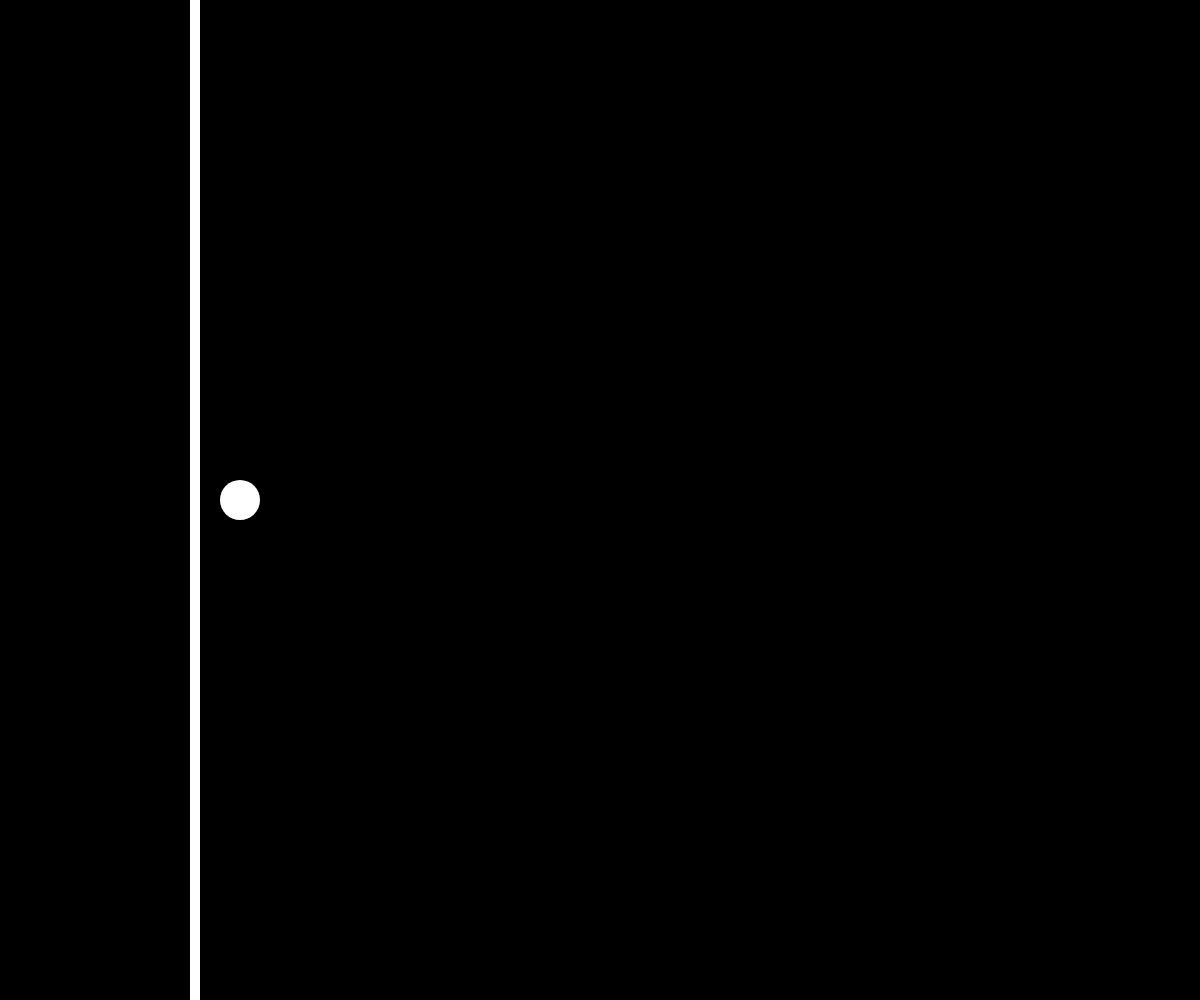
Frame 1 (no input)
Frame 60 (no input): identical to frame 1, image omitted
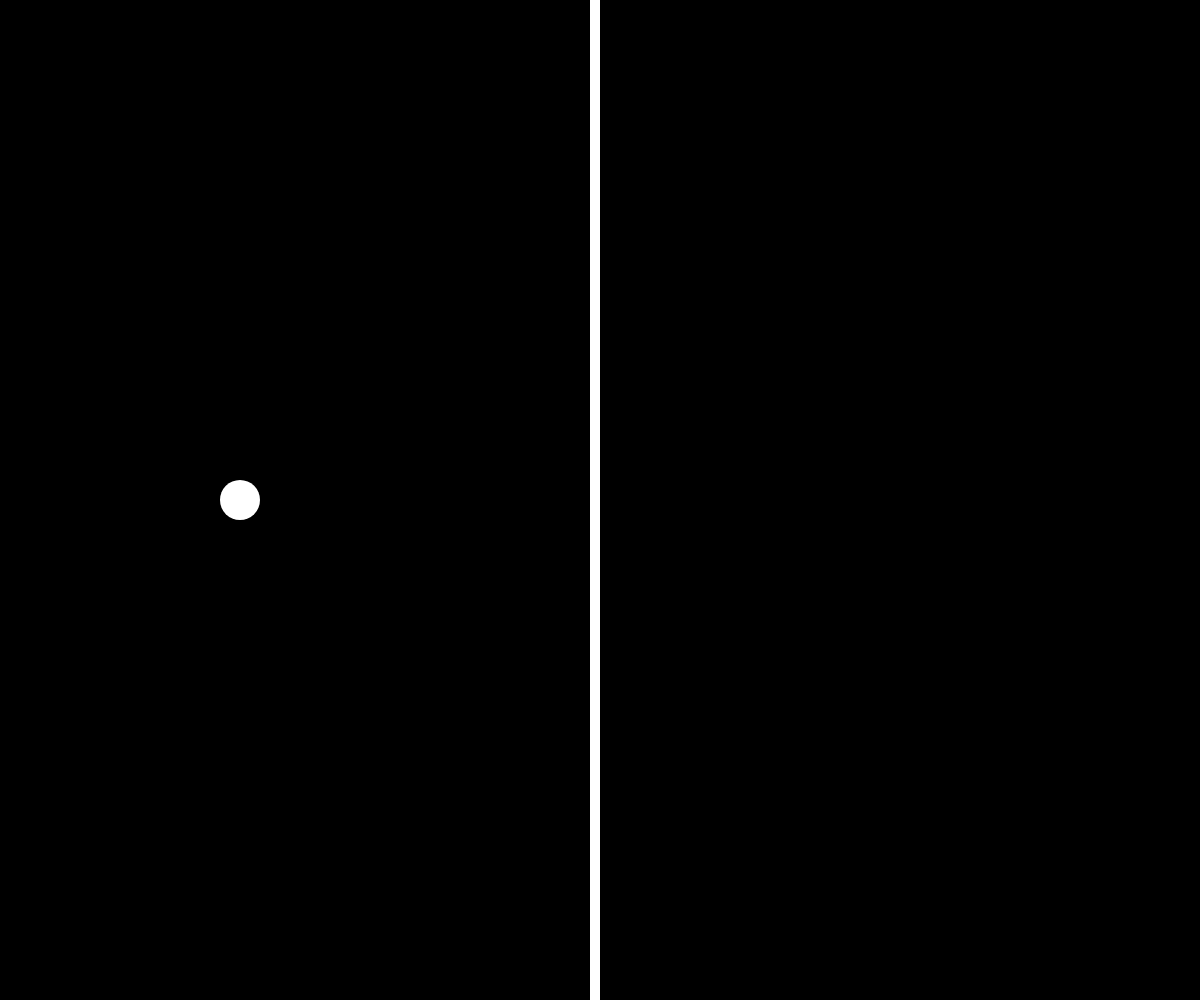
Frame 120 (the mouse pressed at the canvas centre since frame 60)

The p5.js sketch that drew these frames (run headless with seeded random() and noise() and a simulated clock; from frame 60 on, the mouse is pressed at the canvas centre):

// p5.js sketch
// ── sketch.js
let lineX, lineY, lineWidth, lineHeight;
let circleX, circleY, circleR;
let speed;
let showText = true;

function setup() {
  createCanvas(windowWidth, windowHeight);
  strokeWeight(10);
  
  // initialize line position
  lineY = 0;
  lineHeight = height;
  lineWidth = 10;
  lineX = width / 6 - lineWidth / 2;
  
  // initialize circle position
  circleR = 20;
  circleX = width / 5;
  circleY = height / 2;
  
  // set initial speed to zero
  speed = 0;
}

function draw() {
  background(0);
  
  // check if left mouse button is pressed
  if (mouseIsPressed && mouseButton == LEFT) {
    lineX = mouseX - lineWidth / 2;
  }
  
  // set the cursor to a closed hand when the left mouse button is pressed
  if (mouseIsPressed && mouseButton == LEFT) {
    cursor('grabbing');
  } else {
    // set the cursor to a hand symbol when it hovers over the line
    if (mouseX > lineX && mouseX < lineX + lineWidth) {
      cursor('grab');
    } else {
      cursor(ARROW);
    }
  }
  
  // draw the line
  stroke(255);
  line(lineX, lineY, lineX, lineY + lineHeight);
  
  // check if line is touching circle
  if (lineX >= circleX - circleR && lineX <= circleX + circleR) {
    speed = 4;
  } else {
    speed = 0;
  }
  
  // move circle if line is touching it
  circleX += speed;
  
  // draw the circle
  noStroke();
  fill(255);
  ellipse(circleX, circleY, circleR * 2);
  
  // reset position of circle and line
  if (circleX >= width * 5 / 6) {
    circleX = width / 5;
  }
  
}

function mousePressed() {
  if (mouseButton == LEFT) {
    showText = false;
  }
}

function windowResized() {
  resizeCanvas(windowWidth, windowHeight);
}
